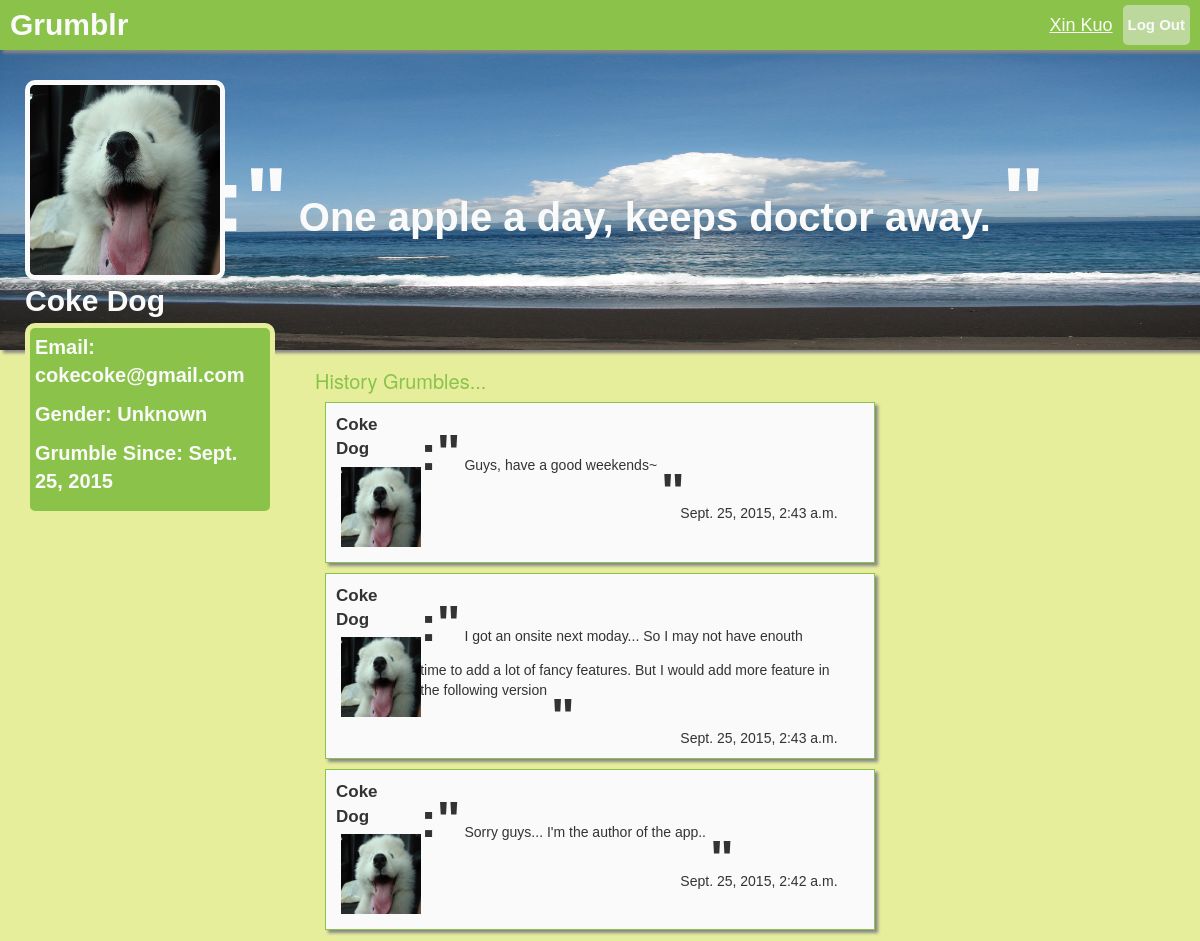
Screenshot of /profile/cokecoke@gmail.com (signed in) with the database file from the repository.
### grumblr/models.py (models this page shows, shortened)
class UserProfile(models.Model):
    user = models.OneToOneField(User, unique=True)
    firstname = models.TextField(default="")
    lastname = models.TextField(default="")
    photo = models.ImageField(upload_to="documents/%y/%m/%d", default=default_photo)
    background = models.ImageField(upload_to="documents/%y/%m/%d", default=default_background)
    email = models.TextField()
    gender = models.TextField(default="Unknown")
    saying = models.TextField(default="My Heart Is In The Work!")
    def get_name(self):
        return str(self.firstname) + " " + str(self.lastname)
    def get_email(self):
        return self.email
    def get_photo(self):
        return settings.MEDIA_URL + str(self.photo)
    def get_background(self):
        return settings.MEDIA_URL + str(self.background)
    def get_gender(self):
        return self.gender
    def get_age(self):
        return self.user.date_joined.date()
    def get_saying(self):
        return self.saying

class grumble(models.Model):
    text = models.CharField(max_length=45)
    time = models.DateTimeField(auto_now=True, blank=True)
    user = models.ForeignKey(User)
    def get_name(self):
        return self.user.userprofile.get_name()
    def get_text(self):
        return self.text
    def get_time(self):
        return self.time

### grumblr/views.py (the view)
# urls.py: url(r'^profile/(?P<username>.*)$', 'grumblr.views.profile'),
@login_required
def profile(request, username=""):
    context = {}
    errors = []
    context['errors'] = errors
    if request.method == "GET":
        if len(username) == 0:
            user = request.user
        else:
            user = User.objects.get(username=username)
        grumbles = grumble.objects.filter(user=user)
        context['grumbles'] = grumbles
        context['user'] = request.user
        profile = user.userprofile
        context['profile'] = profile
        return render(request, 'grumblr/profile.html', context)
    return render(request, 'grumblr/profile.html', context)

### grumblr/templates/grumblr/profile.html (shortened to what this page needs)
<!DOCTYPE html>
<html>
<head lang="en">
    <link href="/static/css/grumblr/bootstrap.css" rel="stylesheet" type="text/css">
    <link href="/static/css/grumblr/global_post.css" rel="stylesheet" type="text/css">
</head>
<body>
<div class="topbar">
    <div id="title_text">
        <a href="/home">Grumblr</a>
    </div>
    <div class="log_btn">
        <a href="/login">Log Out</a>
    </div>
    <a href="/profile" style="font-size:18px;float:right;font-weight:normal;text-decoration:underline;margin-right:10px;">
        {{ user.userprofile.get_name }}
    </a>
</div>
<div class="content">
    <row>
        <div class="profile_pane" style="background: url({{ profile.get_background }}) no-repeat; background-size: 100% 100%">
            <div class="col-md-3">
                <div class="user_info">
                    <img src={{ profile.get_photo }} class="user_info_photo">
                    <p class="user_info_name">{{ profile.get_name }}</p>
                    <div class="user_info_table">
                        <p>Email: {{ profile.get_email }}</p>
                        <p>Gender: {{ profile.get_gender }}</p>
                        <p>Grumble Since: {{ profile.get_age }}</p>
                    </div>
                </div>
            </div>
            <div class="col-md-9 signature_pane">
                <div class="signature">
                    <span class="signature_quotes1">:"</span>
                    <span>{{ profile.get_saying }}</span>
                    <span class="signature_quotes2">"</span>
                </div>
            </div>
        </div>
    </row>
    <row>
        <div class="col-md-6 middle-cols">
            <div class="history_post">
                <h3>History Grumbles...</h3>
                {% for grumble in grumbles reversed %}
                <div class="grumble">
                    <div>
                        <p class="user_name">{{ grumble.get_name }}</p>
                        <a href="/profile">
                        <img src = {{ grumble.user.userprofile.get_photo }} class="photo">
                        </a>
                    </div>
                    <div class="grumble_content">
                        <div class="grumble_text">
                            <span class="quotes">:"</span>
                            <span class="text">{{ grumble.get_text }}</span>
                            <span class="quotes2">"</span>
                        </div>
                        <div class="grumble_time">
                            {{ grumble.get_time }}
                        </div>
                    </div>
                </div>
                {% endfor %}
        </div>
    </row>
</div>
</body>
</html>

### grumblr/static/css/grumblr/global_post.css (style rules this page uses)
body { background-color: #E6EE9C; }
.topbar { background-color: #8BC34A; color:#fafafa; font-family:Arial, sans-serif; font-weight:bold; font-size:30px; height: 50px; line-height: 50px; width: 100%; position:fixed; top: 0; right: 0; z-index:100; box-shadow: 3px 3px 3px #888; }
#title_text { float:left; margin-left:10px; }
a, a:hover, a:focus { color:#fafafa; text-decoration: none; }
.log_btn { color:#fafafa; background-color: rgba(238,238,238,0.5); font-family:Arial, sans-serif; font-weight:bold; font-size:15px; height:40px; line-height:40px; padding-left:5px; padding-right:5px; margin-right:10px; margin-top:5px; border-radius:5px; float:right; }
.content { margin-top:50px; }
.photo { width:80px; height:80px; float:left; margin:5px; }
.grumble { margin:10px; border-style:solid; border-width:1px; border-color:#8BC34A; background-color:#fafafa; padding:10px; font-family:Arial, sans-serif; font-color: #424242; box-shadow: 3px 3px 3px #888; }
.grumble .user_name { pading:0px; margin:0px; }
.grumble > div:first-of-type { float:left; width:15%; font-family:Arial, sans-serif; font-size:17px; font-color: #424242; font-weight: bold; }
.grumble > div:nth-of-type(2) { float:left; width:80%; }
.grumble .grumble_text { padding:5px; margin-bottom:-30px; }
.grumble .text { vertical-align: baseline; }
.grumble .quotes { font-family:Arial, sans-serif; font-size:50px; font-color: #424242; font-weight: bold; }
.grumble .grumble_content { float:right; }
.grumble .quotes2 { font-family:Arial, sans-serif; font-size:50px; font-color: #424242; font-weight: bold; vertical-align: text-top; }
.grumble .grumble_time { float:right; }
.profile_pane { background-color:#fafafa; height:300px; }
.profile_pane { background-size:100% 150%; box-shadow: 3px 3px 3px #888; }
.user_info { padding:10px; margin-top:20px; }
.user_info_photo { width:200px; height:200px; border-style: solid; border-color: #fafafa; border-radius: 10px; border-width: 5px; }
.user_info_name { font-family:Arial, sans-serif; font-size:30px; color: #fafafa; font-weight: bold; margin-bottom: 0; }
.user_info_table { background-color:#8BC34A; border-style: solid; border-color: #E6EE9C; border-radius: 10px; border-width: 5px; font-family:Arial, sans-serif; font-size:20px; color: #fafafa; font-weight: bold; padding:5px; }
.signature_pane { position:relative; height:300px; }
.profile_pane .signature { font-family:Arial, sans-serif; font-size:40px; height:200px; line-height:200px; color: #fafafa; font-weight: bold; position:absolute; margin:-100px; top:50%; }
.signature_quotes1 { font-size:90px; }
.signature_quotes2 { font-size:90px; }
.history_post h3 { color:#8BC34A; font-size:20px; }

### rows the page displays
UserProfile: get_background (picture), get_photo (picture), get_name "Coke Dog", get_email "cokecoke@gmail.com", get_gender "Unknown", get_age "Sept. 25, 2015", get_saying "One apple a day, keeps doctor away."
grumble: get_name "Coke Dog", user.userprofile.get_photo (picture), get_text "Guys, have a good weekends~", get_time "Sept. 25, 2015, 2:43 a.m."
grumble: get_name "Coke Dog", user.userprofile.get_photo (picture), get_text "I got an onsite next moday... So I may not have enouth time to add a lot of fancy features. But I would add more feature in the following version", get_time "Sept. 25, 2015, 2:43 a.m."
grumble: get_name "Coke Dog", user.userprofile.get_photo (picture), get_text "Sorry guys... I'm the author of the app..", get_time "Sept. 25, 2015, 2:42 a.m."

### other values shown
{{ user.userprofile.get_name }} "Xin Kuo"
